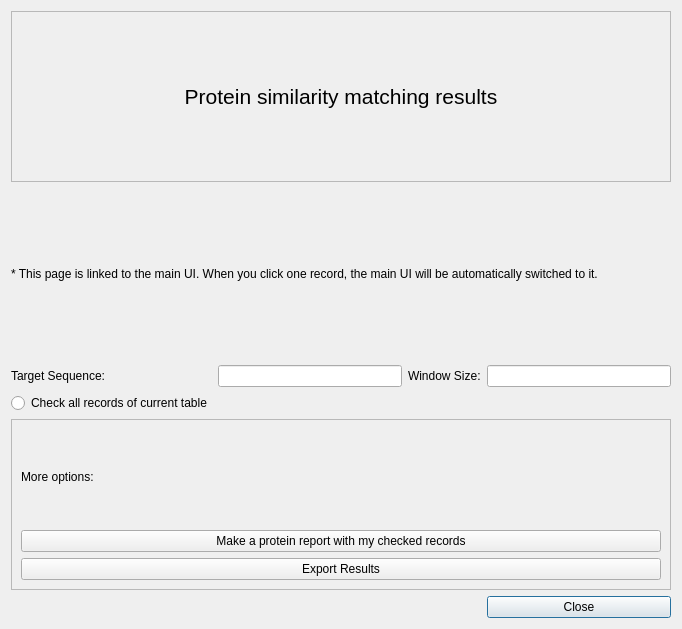
<?xml version="1.0" encoding="UTF-8"?>
<ui version="4.0">
 <class>ProteinSimilarResultDialog</class>
 <widget class="QDialog" name="ProteinSimilarResultDialog">
  <property name="geometry">
   <rect>
    <x>0</x>
    <y>0</y>
    <width>682</width>
    <height>629</height>
   </rect>
  </property>
  <property name="windowTitle">
   <string>Identify Similar Proteins</string>
  </property>
  <layout class="QGridLayout" name="gridLayout_2">
   <item row="2" column="3">
    <widget class="QLineEdit" name="lineEditWindowSize">
     <property name="readOnly">
      <bool>true</bool>
     </property>
    </widget>
   </item>
   <item row="4" column="0" colspan="4">
    <layout class="QGridLayout" name="gridLayoutMain"/>
   </item>
   <item row="0" column="0" colspan="4">
    <widget class="QFrame" name="frame">
     <property name="frameShape">
      <enum>QFrame::StyledPanel</enum>
     </property>
     <property name="frameShadow">
      <enum>QFrame::Raised</enum>
     </property>
     <layout class="QGridLayout" name="gridLayout">
      <item row="0" column="0">
       <widget class="QLabel" name="label">
        <property name="font">
         <font>
          <pointsize>16</pointsize>
         </font>
        </property>
        <property name="text">
         <string>Protein similarity matching results</string>
        </property>
        <property name="alignment">
         <set>Qt::AlignCenter</set>
        </property>
       </widget>
      </item>
     </layout>
    </widget>
   </item>
   <item row="2" column="1">
    <widget class="QLineEdit" name="lineEditTargetName">
     <property name="readOnly">
      <bool>true</bool>
     </property>
    </widget>
   </item>
   <item row="2" column="2">
    <widget class="QLabel" name="label_4">
     <property name="text">
      <string>Window Size:</string>
     </property>
    </widget>
   </item>
   <item row="1" column="0" colspan="4">
    <widget class="QLabel" name="label_2">
     <property name="lineWidth">
      <number>3</number>
     </property>
     <property name="text">
      <string>* This page is linked to the main UI. When you click one record, the main UI will be automatically switched to it.</string>
     </property>
    </widget>
   </item>
   <item row="6" column="3">
    <widget class="QPushButton" name="pushButtonCancel">
     <property name="text">
      <string>Close</string>
     </property>
    </widget>
   </item>
   <item row="6" column="0" colspan="3">
    <spacer name="horizontalSpacer">
     <property name="orientation">
      <enum>Qt::Horizontal</enum>
     </property>
     <property name="sizeHint" stdset="0">
      <size>
       <width>40</width>
       <height>20</height>
      </size>
     </property>
    </spacer>
   </item>
   <item row="5" column="0" colspan="4">
    <widget class="QFrame" name="frame_2">
     <property name="frameShape">
      <enum>QFrame::StyledPanel</enum>
     </property>
     <property name="frameShadow">
      <enum>QFrame::Raised</enum>
     </property>
     <layout class="QVBoxLayout" name="verticalLayout">
      <item>
       <widget class="QLabel" name="label_5">
        <property name="text">
         <string>More options:</string>
        </property>
       </widget>
      </item>
      <item>
       <widget class="QPushButton" name="pushButtonReport">
        <property name="text">
         <string>Make a protein report with my checked records</string>
        </property>
       </widget>
      </item>
      <item>
       <widget class="QPushButton" name="pushButtonExport">
        <property name="text">
         <string>Export Results</string>
        </property>
        <property name="autoDefault">
         <bool>false</bool>
        </property>
       </widget>
      </item>
     </layout>
    </widget>
   </item>
   <item row="2" column="0">
    <widget class="QLabel" name="label_3">
     <property name="text">
      <string>Target Sequence:</string>
     </property>
    </widget>
   </item>
   <item row="3" column="0">
    <widget class="QRadioButton" name="radioButtonCheckAll">
     <property name="text">
      <string>Check all records of current table</string>
     </property>
    </widget>
   </item>
  </layout>
 </widget>
 <resources/>
 <connections/>
</ui>
